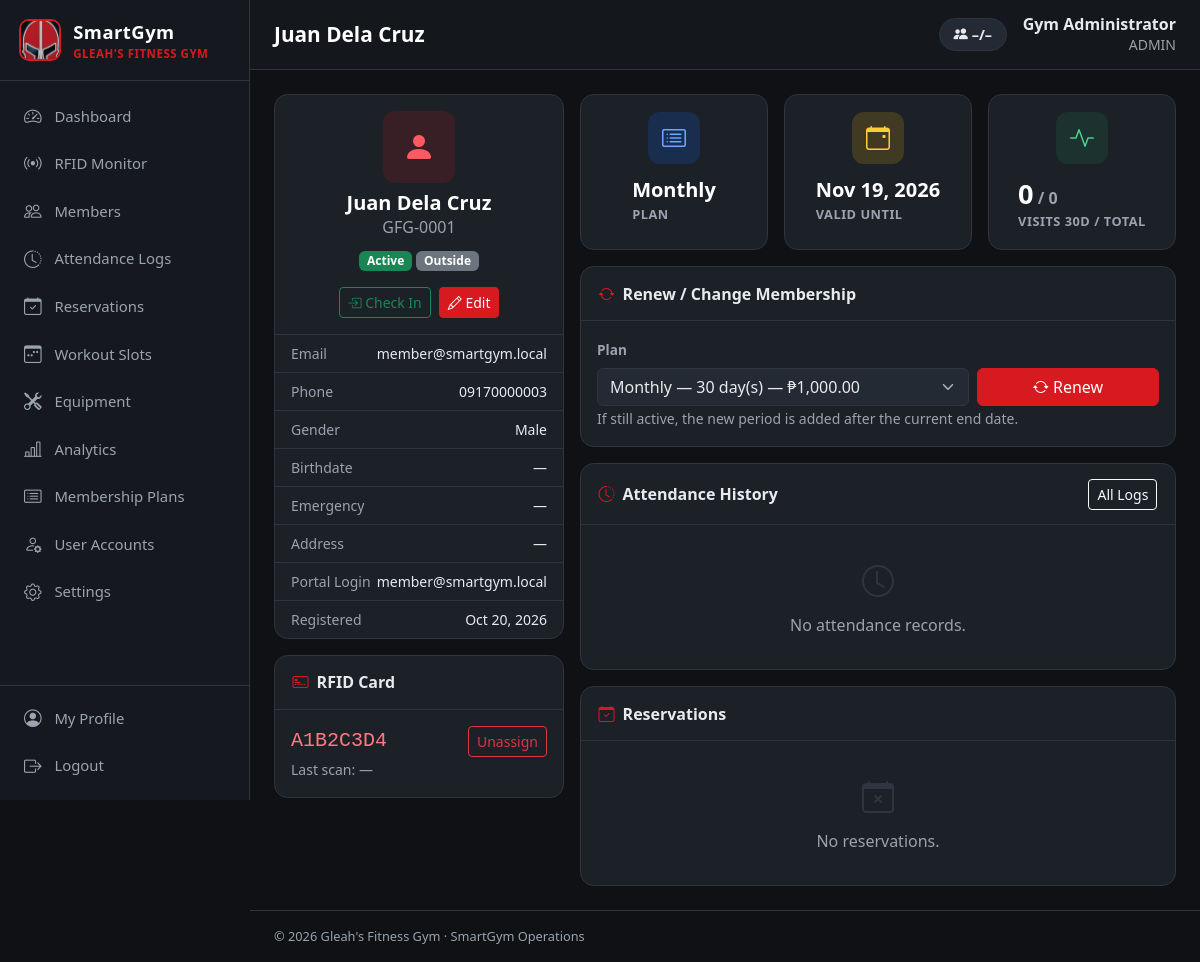
The page /member_view.php?id=1 (signed in) on the database its author committed.
### tables this page shows
CREATE TABLE users (
  id INT UNSIGNED AUTO_INCREMENT PRIMARY KEY,
  full_name VARCHAR(120) NOT NULL,
  email VARCHAR(150) NOT NULL UNIQUE,
  phone VARCHAR(30) NULL,
  password_hash VARCHAR(255) NOT NULL,
  role ENUM('admin','staff','member') NOT NULL DEFAULT 'member',
  status ENUM('active','disabled') NOT NULL DEFAULT 'active',
  last_login_at DATETIME NULL,
  created_at DATETIME NOT NULL DEFAULT CURRENT_TIMESTAMP
);

CREATE TABLE members (
  id INT UNSIGNED AUTO_INCREMENT PRIMARY KEY,
  user_id INT UNSIGNED NULL UNIQUE,
  member_code VARCHAR(20) NOT NULL UNIQUE,
  full_name VARCHAR(120) NOT NULL,
  email VARCHAR(150) NULL,
  phone VARCHAR(30) NULL,
  gender ENUM('Male','Female','Other') NULL,
  birthdate DATE NULL,
  address VARCHAR(255) NULL,
  emergency_contact VARCHAR(150) NULL,
  rfid_uid VARCHAR(32) NULL UNIQUE,
  plan_id INT UNSIGNED NULL,
  membership_start DATE NULL,
  membership_end DATE NULL,
  status ENUM('active','inactive','suspended') NOT NULL DEFAULT 'active',
  is_inside TINYINT(1) NOT NULL DEFAULT 0,
  last_scan_at DATETIME NULL,
  notes TEXT NULL,
  created_at DATETIME NOT NULL DEFAULT CURRENT_TIMESTAMP,
  CONSTRAINT fk_members_user FOREIGN KEY (user_id) REFERENCES users(id) ON DELETE SET NULL,
  CONSTRAINT fk_members_plan FOREIGN KEY (plan_id) REFERENCES membership_plans(id) ON DELETE SET NULL,
  INDEX idx_members_inside (is_inside)
);

CREATE TABLE membership_plans (
  id INT UNSIGNED AUTO_INCREMENT PRIMARY KEY,
  name VARCHAR(80) NOT NULL,
  duration_days INT UNSIGNED NOT NULL,
  price DECIMAL(10,2) NOT NULL DEFAULT 0,
  description VARCHAR(255) NULL,
  is_active TINYINT(1) NOT NULL DEFAULT 1,
  created_at DATETIME NOT NULL DEFAULT CURRENT_TIMESTAMP
);

### includes/auth.php (called while the page is built, shortened)
<?php
function current_user(): ?array
{
    static $user = false;
    if ($user === false) {
        $user = null;
        if (!empty($_SESSION['user_id'])) {
            $user = q("SELECT * FROM users WHERE id = ? AND status = 'active'", [$_SESSION['user_id']])->fetch() ?: null;
        }
    }
    return $user;
}
function require_login(): array
{
    $user = current_user();
    return $user;
}
function require_role(string ...$roles): array
{
    $user = require_login();
    return $user;
}

### member_view.php (the view, shortened to what this page needs)
<?php
$user = require_role('admin', 'staff');
$id = (int)get('id');
$m = q('SELECT m.*, p.name plan_name, u.email login_email FROM members m LEFT JOIN membership_plans p ON p.id = m.plan_id LEFT JOIN users u ON u.id = m.user_id WHERE m.id = ?', [$id])->fetch();
[$sl, $sc] = membership_state($m);
$logs = q('SELECT * FROM access_logs WHERE member_id = ? ORDER BY scanned_at DESC LIMIT 15', [$id])->fetchAll();
$reservations = q('SELECT r.*, s.title, s.slot_date, s.start_time, s.end_time FROM reservations r JOIN workout_slots s ON s.id = r.slot_id
    WHERE r.member_id = ? ORDER BY s.slot_date DESC, s.start_time DESC LIMIT 10', [$id])->fetchAll();
$visits30 = (int)q("SELECT COUNT(*) FROM access_logs WHERE member_id = ? AND direction = 'IN' AND scanned_at >= ?", [$id, date('Y-m-d', strtotime('-30 days'))])->fetchColumn();
$totalVisits = (int)q("SELECT COUNT(*) FROM access_logs WHERE member_id = ? AND direction = 'IN'", [$id])->fetchColumn();
$plans = q('SELECT * FROM membership_plans WHERE is_active = 1 ORDER BY duration_days')->fetchAll();
$page_title = $m['full_name'];
require __DIR__ . '/includes/header.php';
?>
<div class="row g-3">
    <div class="col-lg-4">
        <div class="card mb-3">
            <div class="card-body text-center">
                <div class="stat-icon bg-red-soft mx-auto mb-2" style="width:72px;height:72px;font-size:2rem"><i class="bi bi-person-fill"></i></div>
                <h5 class="fw-bold text-white mb-0"><?= e($m['full_name']) ?></h5>
                <div class="text-secondary mb-2"><?= e($m['member_code']) ?></div>
                <?= badge($sl, $sc) ?> <?= $m['is_inside'] ? badge('Inside Gym', 'success') : badge('Outside', 'secondary') ?>
                <div class="d-flex gap-2 justify-content-center mt-3">
                    <form method="post"><?= csrf_field() ?>
                        <?php if ($m['is_inside']): ?><button name="action" value="checkout" class="btn btn-sm btn-outline-secondary"><i class="bi bi-box-arrow-right"></i> Check Out</button>
                        <?php else: ?><button name="action" value="checkin" class="btn btn-sm btn-outline-success"><i class="bi bi-box-arrow-in-right"></i> Check In</button><?php endif; ?>
                    </form>
                    <a href="member_form.php?id=<?= $id ?>" class="btn btn-sm btn-primary"><i class="bi bi-pencil"></i> Edit</a>
                </div>
            </div>
            <ul class="list-group list-group-flush small">
                <li class="list-group-item d-flex justify-content-between"><span class="text-secondary">Email</span><span><?= e($m['email'] ?: '—') ?></span></li>
                <li class="list-group-item d-flex justify-content-between"><span class="text-secondary">Phone</span><span><?= e($m['phone'] ?: '—') ?></span></li>
                <li class="list-group-item d-flex justify-content-between"><span class="text-secondary">Gender</span><span><?= e($m['gender'] ?: '—') ?></span></li>
                <li class="list-group-item d-flex justify-content-between"><span class="text-secondary">Birthdate</span><span><?= fmt_date($m['birthdate']) ?></span></li>
                <li class="list-group-item d-flex justify-content-between"><span class="text-secondary">Emergency</span><span><?= e($m['emergency_contact'] ?: '—') ?></span></li>
                <li class="list-group-item d-flex justify-content-between"><span class="text-secondary">Address</span><span class="text-end"><?= e($m['address'] ?: '—') ?></span></li>
                <li class="list-group-item d-flex justify-content-between"><span class="text-secondary">Portal Login</span><span><?= e($m['login_email'] ?: 'None') ?></span></li>
                <li class="list-group-item d-flex justify-content-between"><span class="text-secondary">Registered</span><span><?= fmt_date($m['created_at']) ?></span></li>
            </ul>
        </div>
        <div class="card">
            <div class="card-header"><i class="bi bi-credit-card-2-front"></i> RFID Card</div>
            <div class="card-body">
                <?php if ($m['rfid_uid']): ?>
                    <div class="d-flex align-items-center justify-content-between">
                        <code class="fs-5"><?= e($m['rfid_uid']) ?></code>
                        <form method="post" data-confirm="Unassign this card (e.g. lost card)?"><?= csrf_field() ?><button name="action" value="unassign_card" class="btn btn-sm btn-outline-danger">Unassign</button></form>
                    </div>
                    <small class="text-secondary">Last scan: <?= fmt_datetime($m['last_scan_at']) ?></small>
                <?php else: ?>
                    <p class="text-secondary mb-2">No card assigned.</p><a href="member_form.php?id=<?= $id ?>" class="btn btn-sm btn-outline-primary">Assign Card</a>
                <?php endif; ?>
            </div>
        </div>
    </div>
    <div class="col-lg-8">
        <div class="row g-3 mb-3">
            <div class="col-md-4"><div class="card stat-card"><div class="stat-icon bg-blue-soft"><i class="bi bi-card-list"></i></div><div><div class="stat-value fs-5"><?= e($m['plan_name'] ?? '—') ?></div><div class="stat-label">Plan</div></div></div></div>
            <div class="col-md-4"><div class="card stat-card"><div class="stat-icon bg-amber-soft"><i class="bi bi-calendar-event"></i></div><div><div class="stat-value fs-5"><?= fmt_date($m['membership_end']) ?></div><div class="stat-label">Valid Until</div></div></div></div>
            <div class="col-md-4"><div class="card stat-card"><div class="stat-icon bg-green-soft"><i class="bi bi-activity"></i></div><div><div class="stat-value"><?= $visits30 ?><small class="fs-6 text-secondary"> / <?= $totalVisits ?></small></div><div class="stat-label">Visits 30d / Total</div></div></div></div>
        </div>
        <div class="card mb-3">
            <div class="card-header"><i class="bi bi-arrow-repeat"></i> Renew / Change Membership</div>
            <div class="card-body">
                <form method="post" class="row g-2 align-items-end"><?= csrf_field() ?>
                    <div class="col-md-8"><label class="form-label">Plan</label>
                        <select name="plan_id" class="form-select"><?php foreach ($plans as $pl): ?><option value="<?= $pl['id'] ?>" <?= $pl['id'] == $m['plan_id'] ? 'selected' : '' ?>><?= e($pl['name']) ?> — <?= $pl['duration_days'] ?> day(s) — <?= peso($pl['price']) ?></option><?php endforeach; ?></select>
                    </div>
                    <div class="col-md-4 d-grid"><button name="action" value="renew" class="btn btn-primary"><i class="bi bi-arrow-repeat"></i> Renew</button></div>
                </form>
                <small class="text-secondary">If still active, the new period is added after the current end date.</small>
            </div>
        </div>
        <div class="card mb-3">
            <div class="card-header"><i class="bi bi-clock-history"></i> Attendance History <a href="access_logs.php?search=<?= urlencode($m['member_code']) ?>" class="btn btn-sm btn-outline-light ms-auto">All Logs</a></div>
            <?php if (!$logs): ?><div class="empty"><i class="bi bi-clock"></i>No attendance records.</div><?php endif; ?>
        </div>
        <div class="card">
            <div class="card-header"><i class="bi bi-calendar-check"></i> Reservations</div>
            <?php if (!$reservations): ?><div class="empty"><i class="bi bi-calendar-x"></i>No reservations.</div><?php endif; ?>
        </div>
    </div>
</div>
<?php require __DIR__ . '/includes/footer.php';

### includes/header.php (shortened to what this page needs)
<?php
$user = current_user();
$page_title = $page_title ?? 'Dashboard';
$active = $active ?? basename($_SERVER['SCRIPT_NAME'], '.php');
$gymName = setting('gym_name', "Gleah's Fitness Gym");
$nav = [
    ['dashboard', 'Dashboard', 'speedometer2', ['admin', 'staff', 'member']],
    ['rfid_monitor', 'RFID Monitor', 'broadcast', ['admin', 'staff']],
    ['members', 'Members', 'people', ['admin', 'staff']],
    ['access_logs', 'Attendance Logs', 'clock-history', ['admin', 'staff']],
    ['my_attendance', 'My Attendance', 'clock-history', ['member']],
    ['reservations', 'Reservations', 'calendar-check', ['admin', 'staff', 'member']],
    ['slots', 'Workout Slots', 'calendar3-week', ['admin', 'staff']],
    ['equipment', 'Equipment', 'tools', ['admin', 'staff']],
    ['analytics', 'Analytics', 'bar-chart-line', ['admin']],
    ['plans', 'Membership Plans', 'card-list', ['admin']],
    ['users', 'User Accounts', 'person-gear', ['admin']],
    ['settings', 'Settings', 'gear', ['admin']],
];
?>
<!doctype html>
<html lang="en">
<head>
    <link href="https://cdn.jsdelivr.net/npm/bootstrap@5.3.3/dist/css/bootstrap.min.css" rel="stylesheet">
    <link href="https://cdn.jsdelivr.net/npm/bootstrap-icons@1.11.3/font/bootstrap-icons.min.css" rel="stylesheet">
    <link href="assets/css/style.css" rel="stylesheet">
</head>
<body>
<div class="app-shell">
    <aside class="sidebar" id="sidebar">
        <a href="dashboard.php" class="brand">
            <img src="assets/img/helmet.png" alt="">
            <div>
                <div class="brand-title">SmartGym</div>
                <div class="brand-sub"><?= e($gymName) ?></div>
            </div>
        </a>
        <nav class="nav flex-column">
            <?php foreach ($nav as [$file, $label, $icon, $roles]): if (!in_array($user['role'], $roles, true)) continue; ?>
                <a class="nav-link<?= $active === $file ? ' active' : '' ?>" href="<?= $file ?>.php">
                    <i class="bi bi-<?= $icon ?>"></i><span><?= e($label) ?></span>
                </a>
            <?php endforeach; ?>
        </nav>
        <div class="sidebar-footer">
            <a class="nav-link<?= $active === 'profile' ? ' active' : '' ?>" href="profile.php"><i class="bi bi-person-circle"></i><span>My Profile</span></a>
            <a class="nav-link" href="logout.php"><i class="bi bi-box-arrow-right"></i><span>Logout</span></a>
        </div>
    </aside>
    <main class="main">
        <header class="topbar">
            <h1 class="page-title"><?= e($page_title) ?></h1>
            <div class="ms-auto d-flex align-items-center gap-3">
                <div class="capacity-pill" data-capacity-pill title="Members currently inside">
                    <i class="bi bi-people-fill"></i> <span data-cap-inside>–</span>/<span data-cap-max>–</span>
                </div>
                <div class="text-end d-none d-sm-block lh-sm">
                    <div class="fw-semibold"><?= e($user['full_name']) ?></div>
                    <small class="text-secondary text-uppercase"><?= e($user['role']) ?></small>
                </div>
            </div>
        </header>
        <div class="content">

### rows shown on the page
users: full_name "Gym Administrator", role "ADMIN"
members: full_name "Juan Dela Cruz", member_code "GFG-0001", email "member@smartgym.local", phone "09170000003", gender "Male", birthdate "—", emergency_contact "—", address "—", user.email "member@smartgym.local", created_at "Oct 20, 2026", rfid_uid "A1B2C3D4", last_scan_at "—", plan.name "Monthly", membership_end "Nov 19, 2026", plan_id "Monthly — 30 day(s) — ₱1,000.00"

### other values the page prints
$gymName "GLEAH'S FITNESS GYM"
$label "Dashboard"
$label "RFID Monitor"
$label "Members"
$label "Attendance Logs"
$label "Reservations"
$label "Workout Slots"
$label "Equipment"
$label "Analytics"
$label "Membership Plans"
$label "User Accounts"
$label "Settings"
$page_title "Juan Dela Cruz"
$text "Active Outside"
$visits30 "0"
